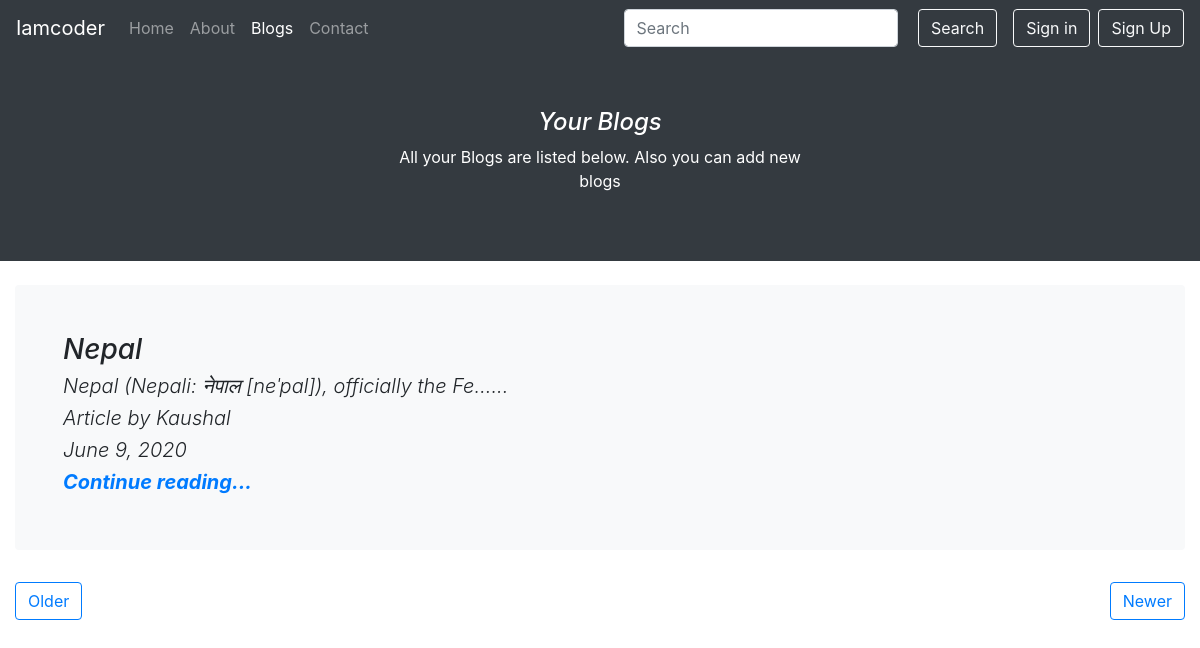
Screenshot of /blog/ with the database file from the repository.
### blog/models.py (models this page shows, shortened)
class Post(models.Model):
    sno = models.AutoField(primary_key = True)
    author = models.CharField(max_length = 255)
    title = models.CharField(max_length = 255)
    slug = models.CharField(max_length = 255)
    content = models.TextField()
    timestamp = models.DateField(blank = True)

### blog/views.py (the view)
# urls.py: path('', views.blogHome, name='blogHome'),
def blogHome(request):
    allPosts = Post.objects.all()
    context = {'allPosts': allPosts}
    return render(request, 'blog/bloghome.html', context)

### templates/blog/bloghome.html (shortened to what this page needs)
{% extends 'base.html' %}
{% block blogactive %} active {% endblock blogactive %}
{% block body %}
<main role="main">
  <div class="overflow-hidden text-center text-white bg-dark">
    <div class="col-md-5 p-lg-5 mx-auto my-1">
      <h4 class="display-5 font-italic">Your Blogs</h4>
      <p class="">All your Blogs are listed below. Also you can add new blogs</p>
    </div>
  </div><br>
  {% for post in allPosts %}
  <div class="container-fluid ">
    <div class="jumbotron p-3 p-md-5 text-black rounded bg-light">
      <div class="col-md-6 px-0">
        <h3 class="display-5 font-italic">{{post.title}}
          <p class="lead my-2">{{post.content|truncatechars:50}}...</p>
          <p class="lead my-2">Article by {{post.author}}</p>
          <p class="lead my-2">{{post.timestamp}}</p>
          <p class="lead mb-0"><a href="/blog/{{post.slug}}" class="text-black font-weight-bold">Continue
              reading...</a>
      </div>
    </div>
  </div>
  {% endfor %}
  <nav class="blog-pagination container-fluid">
    <a class="btn btn-outline-primary" href="#">Older</a>
    <a class="btn btn-outline-primary float-right " href="#" tabindex="-1" aria-disabled="true">Newer</a>
  </nav><br>
</main>
{% endblock body %}

### rows the page displays
Post: title "Nepal", content "Nepal (Nepali: नेपाल [neˈpal]), officially the Fe…", author "Kaushal", timestamp "June 9, 2020"
